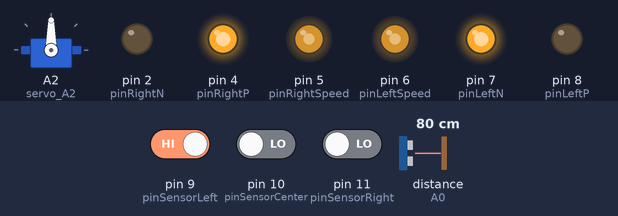
Recording of a sketch running on a simulated Arduino Uno, built with avr-gcc and run on an emulated ATmega328P. Parts: servo, output pins drawn as LEDs (lit = HIGH). Dashed ring = blinking. The test bench sets the inputs (shaded band); at power-on: pin 9 (pinSensorLeft) HIGH, distance to the obstacle (sensor on A0) 80 cm, pin 11 (pinSensorRight) LOW, pin 10 (pinSensorCenter) LOW. The echo pulse lasts 58.3 µs per cm; pins used as bus, display or sensor lines are not drawn.

Above: at 1.2 s.
1.3 s: pin 9 (pinSensorLeft) driven LOW
At 2.0 s:
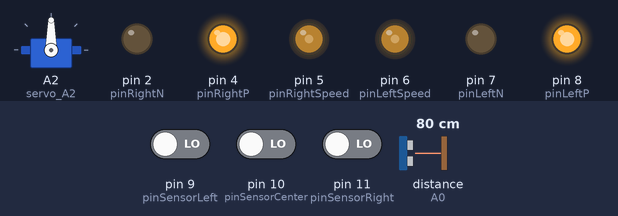
2.8 s: distance to the obstacle (sensor on A0) set to 22 cm
4.3 s: distance to the obstacle (sensor on A0) set to 17 cm
At 5.8 s:
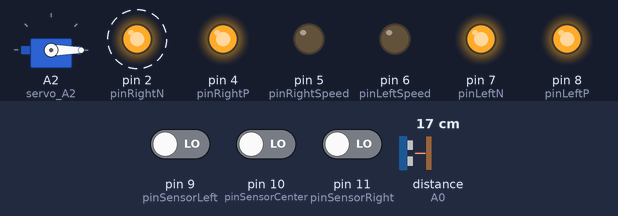
7.3 s: pin 11 (pinSensorRight) driven HIGH
At 10.1 s:
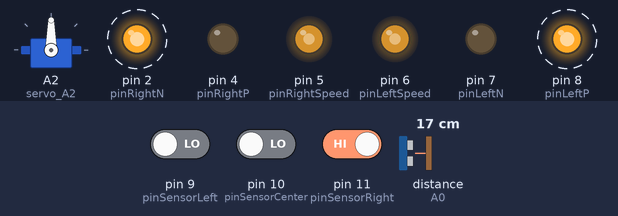
10.3 s: pin 10 (pinSensorCenter) driven HIGH
At 10.7 s:
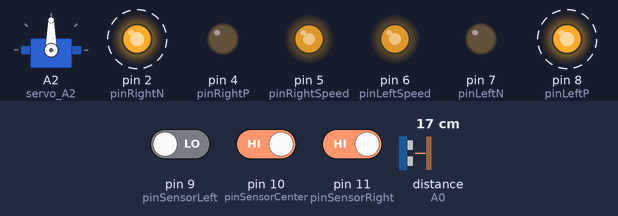
11.8 s: pin 11 (pinSensorRight) driven LOW
At 13.1 s:
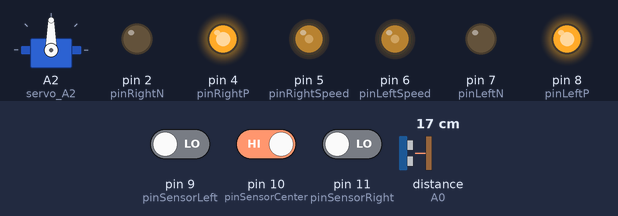
Timing chart, 0 to 14.3 s (numbered marks = the images above; inputs shaded):
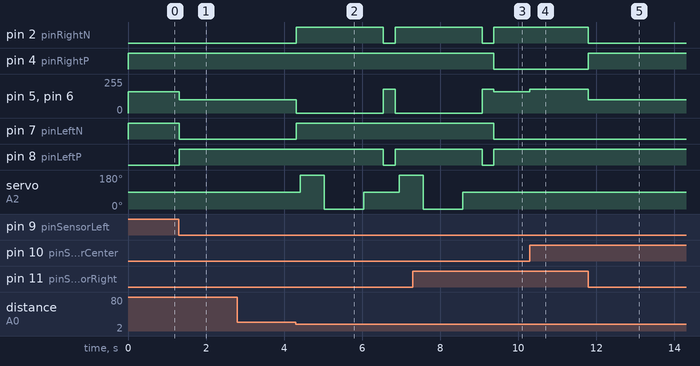

The sketch:

4-Combined.ino
```cpp
#include <Servo.h>

Servo servo_A2;

int pinTrigger = A1;
int pinEcho = A0;

int pinSensorLeft = 9;
int pinSensorCenter = 10;
int pinSensorRight = 11;

int pinRightN = 2;
int pinRightP = 4;
int pinLeftN = 7;
int pinLeftP = 8;
int pinRightSpeed = 5;
int pinLeftSpeed = 6;

int Black = 1;

void driveForward(int car_speed) {
  digitalWrite(pinRightN, LOW);
  digitalWrite(pinRightP, HIGH);
  digitalWrite(pinLeftN, LOW);
  digitalWrite(pinLeftP, HIGH);
  analogWrite(pinRightSpeed, car_speed);
  analogWrite(pinLeftSpeed, car_speed);
}

void driveBackward(int car_speed) {
  digitalWrite(pinRightN, HIGH);
  digitalWrite(pinRightP, LOW);
  digitalWrite(pinLeftN, HIGH);
  digitalWrite(pinLeftP, LOW);
  analogWrite(pinRightSpeed, car_speed);
  analogWrite(pinLeftSpeed, car_speed);
}

void driveLeft(int car_speed) {
  digitalWrite(pinRightN, LOW);
  digitalWrite(pinRightP, HIGH);
  digitalWrite(pinLeftN, HIGH);
  digitalWrite(pinLeftP, LOW);
  analogWrite(pinRightSpeed, car_speed);
  analogWrite(pinLeftSpeed, car_speed);
}

void driveRight(int car_speed) {
  digitalWrite(pinRightN, HIGH);
  digitalWrite(pinRightP, LOW);
  digitalWrite(pinLeftN, LOW);
  digitalWrite(pinLeftP, HIGH);
  analogWrite(pinRightSpeed, car_speed);
  analogWrite(pinLeftSpeed, car_speed);
}

void STOP() {
  digitalWrite(pinRightN, HIGH);
  digitalWrite(pinRightP, HIGH);
  digitalWrite(pinLeftN, HIGH);
  digitalWrite(pinLeftP, HIGH);
  analogWrite(pinRightSpeed, 0);
  analogWrite(pinLeftSpeed, 0);
}

float checkDistance() {
  digitalWrite(pinTrigger, LOW);
  delayMicroseconds(2);
  digitalWrite(pinTrigger, HIGH);
  delayMicroseconds(10);
  digitalWrite(pinTrigger, LOW);
  float distance = pulseIn(pinEcho, HIGH) / 58.00;
  delay(10);
  return distance;
}

void setup() {
  pinMode(pinSensorLeft, INPUT);
  pinMode(pinSensorCenter, INPUT);
  pinMode(pinSensorRight, INPUT);
  pinMode(pinRightN, OUTPUT);
  pinMode(pinRightP, OUTPUT);
  pinMode(pinLeftN, OUTPUT);
  pinMode(pinLeftP, OUTPUT);
  pinMode(pinRightSpeed, OUTPUT);
  pinMode(pinLeftSpeed, OUTPUT);

  pinMode(pinTrigger, OUTPUT);
  pinMode(pinEcho, INPUT);

  servo_A2.attach(A2);
  servo_A2.write(90);  // Set servo to initial position
}

void loop() {
  // Read the line sensors
  int Left_Tra_Value = digitalRead(9);
  int Center_Tra_Value = digitalRead(10);
  int Right_Tra_Value = digitalRead(11);

  if (Left_Tra_Value != Black && (Center_Tra_Value && Right_Tra_Value != Black)) {
    driveForward(100);
  } else if (Left_Tra_Value && (Center_Tra_Value && Right_Tra_Value != Black)) {
    driveLeft(180);
  } else if (Left_Tra_Value && (Center_Tra_Value != Black && Right_Tra_Value != Black)) {
    driveLeft(160);
  } else if (Left_Tra_Value != Black && (Center_Tra_Value != Black && Right_Tra_Value)) {
    driveRight(160);
  } else if (Left_Tra_Value != Black && (Center_Tra_Value && Right_Tra_Value)) {
    driveRight(180);
  } else if (Left_Tra_Value && (Center_Tra_Value && Right_Tra_Value)) {
    driveForward(75);
  } else {
    // No line detected, check for obstacles
    // servo_A2.write(90);
    float Front_Distance = checkDistance();

    if (0 < Front_Distance && Front_Distance <= 20) {
      STOP();
      delay(100);
      // Look left and measure nearest distance...
      servo_A2.write(180);
      delay(500);
      float Left_Distance = checkDistance();
      delay(100);
      // Look right and measure nearest distance...
      servo_A2.write(0);
      delay(500);
      float Right_Distance = checkDistance();
      delay(500);
        servo_A2.write(90);
        delay(500);
      // Compare distances and decide which way to turn
      if (Right_Distance <= Left_Distance) {
        driveLeft(180);
        delay(300);
      } else {
        driveRight(180);
        delay(300);
      }
    } else {
      // No obstacles detected, move forward
      driveForward(100);
    }
  }
}
```

Measured:
- the behaviour switches between 20 and 19 cm on distance to the obstacle (sensor on A0) (found by bisection; images 1 and 2)
- after the input at 1.3 s, pin 5 (pinRightSpeed), pin 6 (pinLeftSpeed): 160/255 → 100/255 at once; pin 7 (pinLeftN): HIGH → LOW at once; pin 8 (pinLeftP): LOW → HIGH at once
- after the input at 2.8 s, every drawn part: stays the same
- after the input at 4.3 s, pin 2 (pinRightN): LOW → HIGH at once, → LOW 2.2 s later, → HIGH 0.31 s later; pin 5 (pinRightSpeed): 100/255 → 0/255 at once, → 180/255 2.2 s later, → 0/255 0.31 s later
- after the input at 7.3 s, pin 4 (pinRightP), pin 7 (pinLeftN): HIGH → LOW after 2.1 s; servo on A2 (servo_A2): goes on until 8.6 s, then stays 90°
- after the input at 10.3 s, pin 5 (pinRightSpeed), pin 6 (pinLeftSpeed): 160/255 → 180/255 at once
- after the input at 11.8 s, pin 2 (pinRightN): HIGH → LOW at once; pin 4 (pinRightP): LOW → HIGH at once; pin 5 (pinRightSpeed), pin 6 (pinLeftSpeed): 180/255 → 100/255 at once
